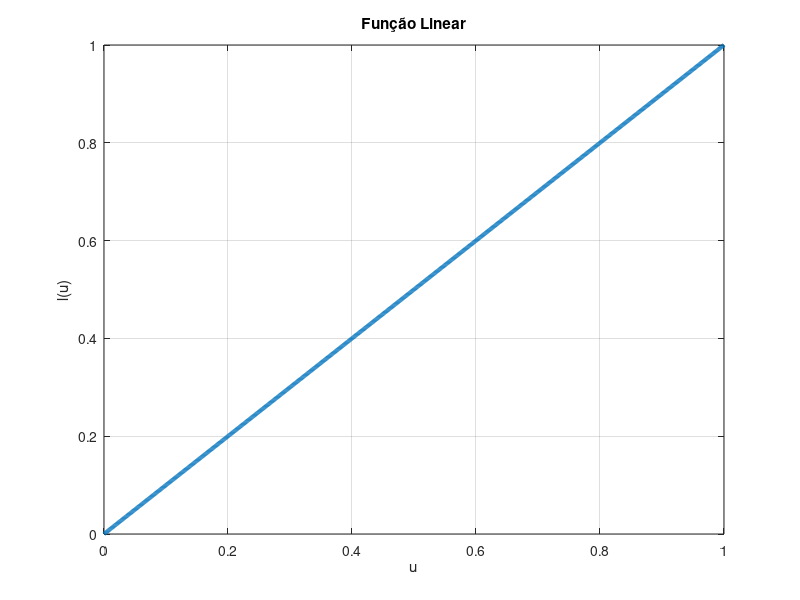

Write MATLAB code to recreate this figure.
%plota linear
clc
clear all
t=0:0.001:1;
y=t
plot(t,y,'LineWidth',3);
grid on
axis([0 1.0 0 1.0]);
title ('Função Linear')
xlabel ('u');
ylabel ('l(u)')